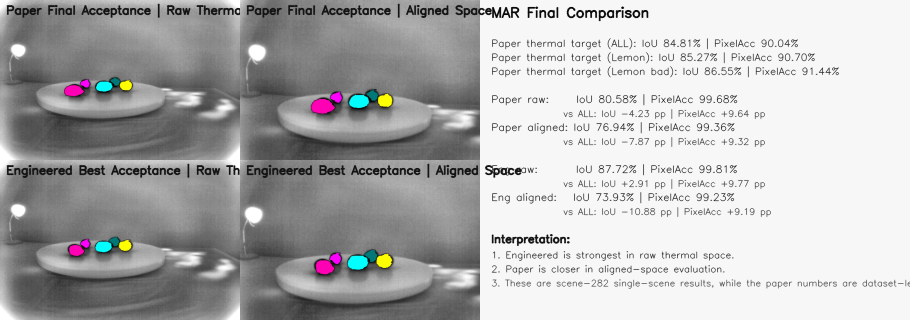
#> input picture runs/run_s282_eng_vs_pap.png, 1820 x 640 px (shown at 1/2 size); its folder holds only this picture in this run
$ python -i core.py   (imports and definitions only)   (older library calls are emulated)
#> lines starting #> are read from the running program, lines starting #| are printed output that depends on the picture; after the words box and inside, x2 and y2 are one past the last pixel; in counts of white or black regions, pixels touching at a corner belong together
#> further down, picture is the input picture: shape (640, 1820, 3); mean B, G, R 179.9, 179.6, 179.8
### mm5_calib_benchmark/common.py
from __future__ import annotations

from pathlib import Path
from typing import Any

import cv2
import numpy as np


# [24 lines left out: functions ensure_dir, read_image, write_image, not called in this run]


def to_gray_u8(image: np.ndarray) -> np.ndarray:
    if image is None:
        raise ValueError("image is None")
    if image.ndim == 3 and image.shape[2] == 4:
        gray = cv2.cvtColor(image, cv2.COLOR_BGRA2GRAY)
    elif image.ndim == 3 and image.shape[2] == 3:
        gray = cv2.cvtColor(image, cv2.COLOR_BGR2GRAY)
    else:
        gray = image.copy()

    gray = np.asarray(gray)
    if gray.dtype == np.uint8:
        return gray

    gray = gray.astype(np.float32)
    finite = np.isfinite(gray)
    if not finite.any():
        return np.zeros(gray.shape, dtype=np.uint8)

    values = gray[finite]
    lo = float(np.percentile(values, 1.0))
    hi = float(np.percentile(values, 99.0))
    if hi <= lo:
        hi = lo + 1.0
    norm = np.clip((gray - lo) / (hi - lo), 0.0, 1.0)
    return (norm * 255.0).astype(np.uint8)


# [8 lines left out: function ensure_bgr, not called in this run]


def modality_preprocess(image: np.ndarray, modality: str) -> np.ndarray:
    gray = to_gray_u8(image)
    clahe = cv2.createCLAHE(clipLimit=2.5, tileGridSize=(8, 8))
    if modality == "thermal":
        gray = clahe.apply(gray)
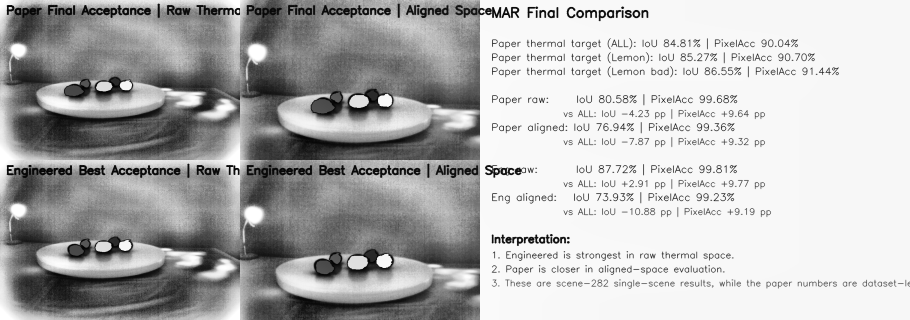
#> gray: shape (640, 1820) (shown at 1/2 size); min 1, max 255, mean 179.8
        gray = cv2.GaussianBlur(gray, (3, 3), 0)
    elif modality == "uv":
        gray = clahe.apply(gray)
    elif modality == "ir":
        gray = clahe.apply(gray)
    return gray


# [75 lines left out: functions label_to_color, load_opencv_yaml, save_opencv_yaml, not called in this run]


def stereo_baseline_mm(stereo: dict[str, Any]) -> float:
    t = np.asarray(stereo["T"], dtype=np.float64).reshape(3)
    return float(np.linalg.norm(t))


# [9 lines left out: function compute_plane_homography, not called in this run]


def warp_image(image: np.ndarray, homography: np.ndarray, target_size: tuple[int, int]) -> np.ndarray:
    return cv2.warpPerspective(image, homography, target_size, flags=cv2.INTER_LINEAR, borderValue=0)


def warp_mask(mask: np.ndarray, homography: np.ndarray, target_size: tuple[int, int]) -> np.ndarray:
    return cv2.warpPerspective(mask, homography, target_size, flags=cv2.INTER_NEAREST, borderValue=0)


# [113 lines left out: functions valid_mask_from_homography, mutual_information, normalized_total_gradient, fit_image, draw_text_block, compose_rows, not called in this run]

### mm5_calib_benchmark/methods/m7_depth_guided_selfcal/core.py
from __future__ import annotations

import csv
import json
from pathlib import Path
from typing import Any

import cv2
import numpy as np
from scipy import ndimage
from scipy.optimize import minimize
from skimage.segmentation import random_walker

from ...common import ensure_dir, load_opencv_yaml, modality_preprocess, mutual_information, save_opencv_yaml
from ...pipeline import _read_scene_assets
from ...viz.overlays import mar_like_overlay
from ..alignment import apply_scene_tuning, compute_depth_alignment, compute_homography_alignment, scene_tune_kwargs
from ..board import build_stereo_dict, evaluate_stereo_on_board


M7_OUTPUT_NAME = "method_M7_depth_guided_selfcal_thermal"


# [87 lines left out: functions m7_output_dir, _rotation_delta_from_degrees, apply_pose_delta, _sample_train_rows, not called in this run]


def _target_edge_distance(target_image: np.ndarray) -> np.ndarray:
    gray = modality_preprocess(target_image, "thermal")
    blur = cv2.GaussianBlur(gray, (5, 5), 0)
    canny = cv2.Canny(blur, 40, 120) > 0
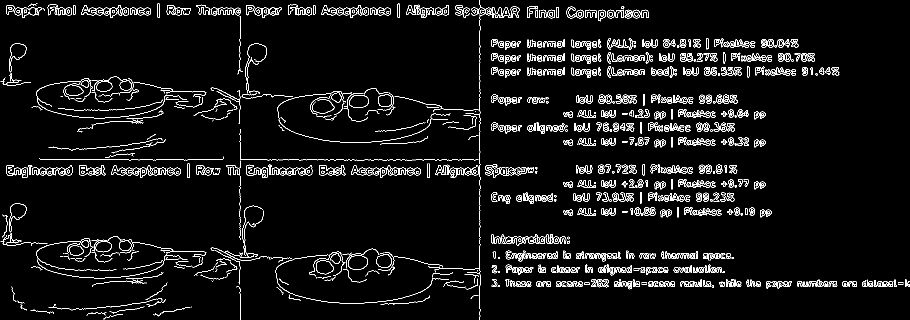
#> canny: shape (640, 1820) bool (shown at 1/2 size); 4.9% white in thin lines or dots
    sx = cv2.Sobel(blur, cv2.CV_32F, 1, 0, ksize=3)
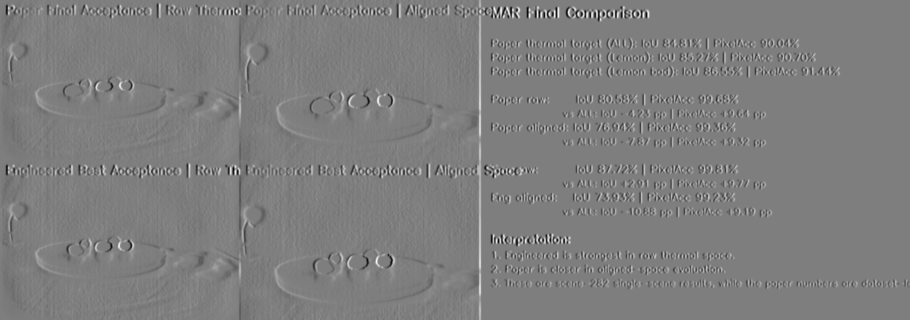
#> sx: shape (640, 1820) float32 (shown at 1/2 size); min -514, max 522, mean 0.1; drawn with min black and max white
    sy = cv2.Sobel(blur, cv2.CV_32F, 0, 1, ksize=3)
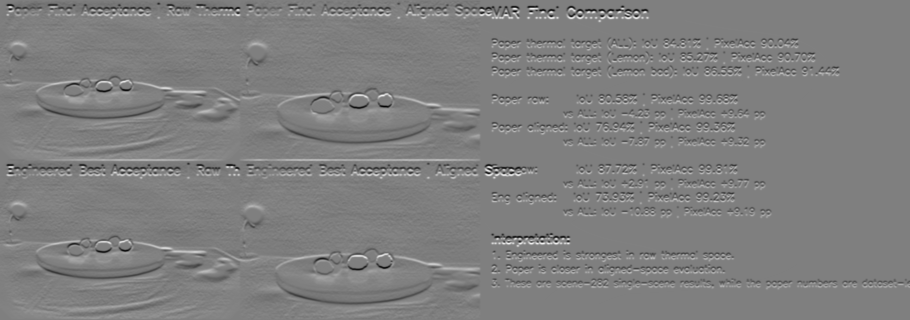
#> sy: shape (640, 1820) float32 (shown at 1/2 size); min -518, max 518, mean -0.3; drawn with min black and max white
    mag = cv2.magnitude(sx, sy)
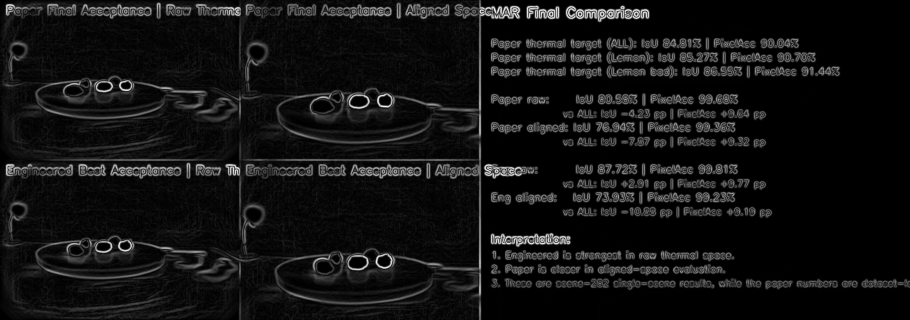
#> mag: shape (640, 1820) float32 (shown at 1/2 size); min 0, max 530.2, mean 38.7; drawn with min black and max white
    if np.any(mag > 0):
        thresh = float(np.percentile(mag[mag > 0], 82))
#> thresh = 105.9
        sobel = mag >= thresh
#> sobel: shape (640, 1820) bool; 11.8% white; 481 white regions (111 under 20 px), largest, box (x1, y1, x2, y2) and area: (693, 0, 1041, 278) 5743, (692, 281, 962, 640) 5085, (1131, 11, 1299, 44) 2994
    else:
        sobel = np.zeros_like(canny)
    edge = np.logical_or(canny, sobel).astype(np.uint8)
#> edge: shape (640, 1820); values 0 (black) and 1 (white), 12.3% white; 349 white regions (30 under 20 px), largest, box (x1, y1, x2, y2) and area: (479, 0, 1041, 640) 19298, (71, 471, 414, 558) 5451, (71, 151, 413, 238) 5327
    edge = cv2.morphologyEx(edge * 255, cv2.MORPH_CLOSE, np.ones((3, 3), np.uint8))
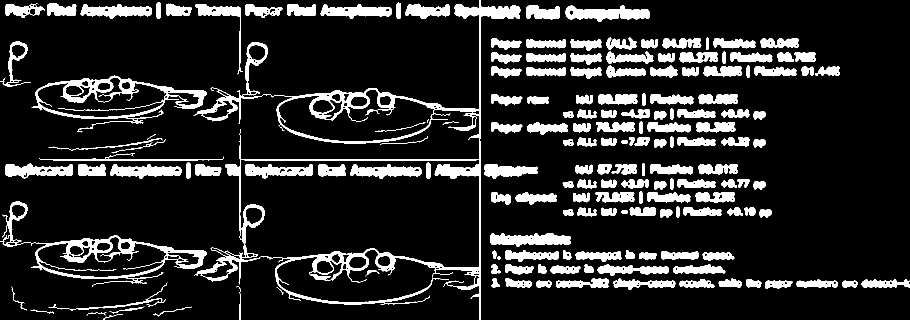
#> edge: shape (640, 1820) (shown at 1/2 size); 14.6% white; 177 white regions (5 under 20 px), largest, box (x1, y1, x2, y2) and area: (387, 0, 1041, 640) 29328, (0, 403, 414, 574) 8070, (63, 151, 413, 265) 6921
    return cv2.distanceTransform((edge == 0).astype(np.uint8), cv2.DIST_L2, 3)
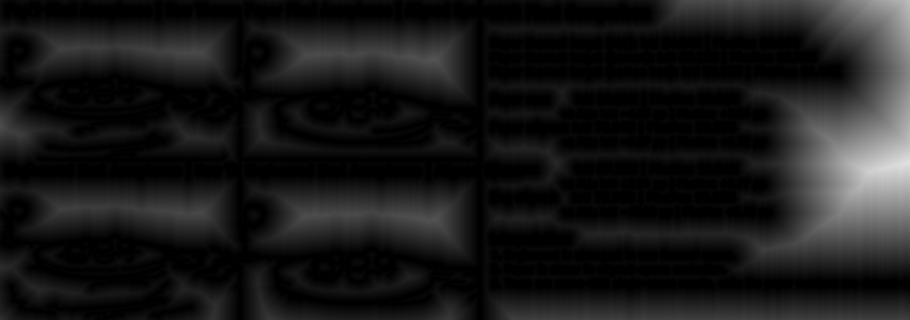
#> returned value: shape (640, 1820) float32 (shown at 1/2 size); min 0, max 225.4, mean 24.9


# [146 lines left out: functions _prepare_score_scene, _project_sparse_scene, _candidate_vectors, _json_ready, _write_csv, not called in this run]


def _scene_stage_overlay(target_image: np.ndarray, mask: np.ndarray) -> np.ndarray:
    return mar_like_overlay(target_image, mask.astype(np.uint8))


# [201 lines left out: functions _nearest_class_assign, boundary_snap_refine, optimize_global_pose, not called in this run]


def build_stage_images(assets: dict[str, Any], masks: dict[str, np.ndarray]) -> dict[str, np.ndarray]:
    return {name: _scene_stage_overlay(assets["target_image"], mask) for name, mask in masks.items()}


# [98 lines left out: function compute_m7_scene_result, not called in this run]

>>> import cv2
>>> picture = cv2.imread('../../../runs/run_s282_eng_vs_pap.png')
>>> result = _target_edge_distance(picture)
